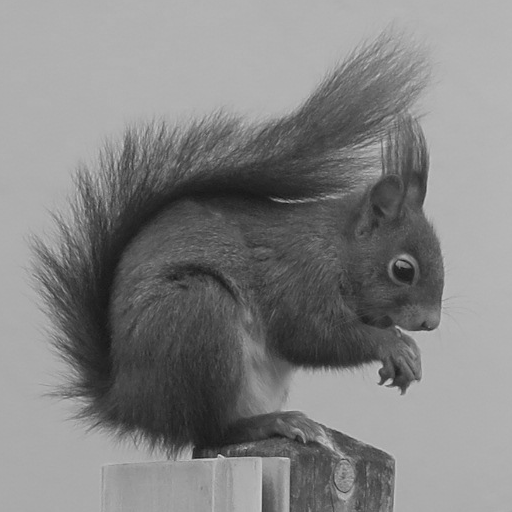
#> input picture _downloads/b98ddd9362dff40710843a5ce41774a3/squirrel.png, 512 x 512 px, found by its file name
$ jupyter execute lab1.ipynb
#> lines starting #> are read from the running program, lines starting #| are printed output that depends on the picture; after the words box and inside, x2 and y2 are one past the last pixel; in counts of white or black regions, pixels touching at a corner belong together
(P:lab61)=
# Lossy compression

The heart of JPEG compression is to save the low-frequency coefficients of the discrete cosine transform (DCT) of the image with low precision.
In this exercise, a simplified version of JPEG compression is implemented
by cancelling the DCT pixels located outside a certain frequency.

* Compute and display the DCT (`scipy.fftpack.dctn` with argument `norm='ortho'`) of the image
  {download}`squirrel.png`.

* Apply a binary mask to the DCT coefficients to cancel the high frequencies.
  Recall that for DCT, the low frequencies are located at the top left corner of the image.

* Display the compressed image using reverse DCT
  (`scipy.fftpack.idctn`, always with the argument `norm='ortho'`).
  What is your opinion about the quality of the compression?

* Calculate the mean square error (MSE, in French EQM for *erreur quadratique moyenne*) defined as:

  $$
  MSE = \frac{1}{MN} \sum_ {m,n} (f(m,n) - g(m,n))^2
  $$

  where $f$ and $g$ are respectively the images before and after compression, $M$ and $N$ being the dimensions of these images.
  You can use the function `numpy.linalg.norm`.

* Analyze the evolution of the MSE according to the mask size.

* * *

**📌 Commentaires pour les intervenants**

* Certains étudiants peuvent être étonnés que l'image associée au coefficient (0,0) soit toute noire (cf. correction).
  S'ils ne sont pas étonnés, leur faire remarquer !
  La raison est la colormap qui n'est pas identique avec les autres reconstruction : l'image ici est constante, mais pas nulle.

* L'EQM (MSE) n'a pas été vue en cours (mais la définition est dans l'énoncé).

* À partir de maintenant, les énoncés sont un peu moins guidés : la trame générale est donnée, mais c'est aux étudiant de creuser un peu plus les résultats, de se poser des questions, de faire des tests supplémentaires.

[cell 1]
import numpy as np
import scipy as sp
import skimage as ski
import skimage.io as io
import skimage.filters as flt
import skimage.transform as tr
import matplotlib.pyplot as plt
import scipy.fftpack as fftpack

### Objectives
* know how to implement the basic principle of JPEG compression
* use the discrete cosine transform
* analyze the effect of compression on visual quality and PSNR

[cell 2]
import warnings
warnings.filterwarnings("ignore")

### Images of the DCT basis

First of all, it is interesting to view the elements of the DCT basis.

Since the images of the base correspond to a single non-zero coefficient in the domain of the transform,
a solution to display these images is to create images that are zero in the domain of the transform, except in a single pixel.
By using the function `scipy.fftpack.idctn`, we can get the corresponding 2D cosine.
The low frequencies are at the top left.

Here are some examples of images of the base (on the first line) and their DCT (on the second line) for a size of 8 × 8 pixels.

[cell 3]
# [11 lines of commented-out code are left out]

[cell 4]
# Pixels (dans le domaine de la DCT) à considérer
px = ( (0,0), (1,0), (0,1), (1,1), (2,3), (7,7) )
I = len(px)

plt.figure(figsize=(17,6))

for i, p in enumerate(px):

    # DCT (nulle partout sauf au pixel p)
    X = np.zeros((8,8))
    X[p] = 1

    # DCT inverse (ne pas oublier l'option norm='ortho' !)
    x = fftpack.idctn(X, norm='ortho')

    # Affichage de l'image de la base
    plt.subplot(2,I,i+1)
    plt.imshow(x, cmap='gray', vmin=-.2404, vmax=.2404)
    plt.title('Image')

    # Affichage de la DCT
    plt.subplot(2,I,i+I+1)
    plt.imshow(X, cmap='gray')
    plt.title('DCT')
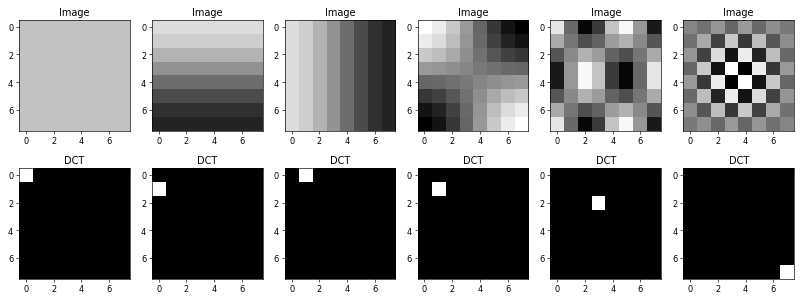
#> figure drawn by matplotlib, 12 panels

It can be seen that the pixels at the top left of the DCT (therefore close to the origin) correspond to a low-frequency
since the corresponding image is a 2D cosine of low frequency in the spatial domain.
Conversely, the pixel at the bottom right is the very high frequency component:
the intensity of the pixels changes very quickly in the image.

### Application of the JPEG principle

Unlike the Fourier transform which decomposes an image as complex exponentials, the DCT decomposes an image as real cosines.
Therefore the result is not complex; there is no need to display modulus and phase.
Yet, the zero frequency coefficient being much greater than the others,
the contrast of the DCT must be modified (how?) to visualize it.

[cell 5]
x = io.imread("squirrel.png")
#> x is the input picture: shape (512, 512); min 23, max 213, mean 131
X = fftpack.dctn(x, norm='ortho')

plt.figure(figsize=(12,5))
plt.subplot(1,2,1)
plt.imshow(x, cmap="gray")
plt.title('Squirrel')
plt.subplot(1,2,2)
plt.imshow(np.log(np.absolute(X)), cmap='gray')
plt.title('DCT of squirrel\n(absolute value and enhanced contrast)');
plt.show()
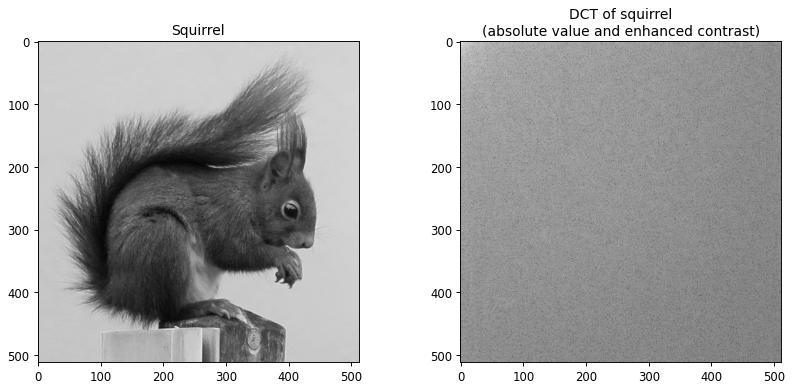
#> figure drawn by matplotlib, 2 panels

We can notice (even if it is not obvious) that the low-frequency coefficients are more energetic than the others.
This means that the image is mostly made up of low frequencies.

To perform the compression, we choose to cancel the high-frequency pixels using a square mask of side $C$.
The size of the square divided by the image size corresponds to the compression ratio.

[cell 6]
# Taille (en pixels) du carré utilisé pour le masque
C = 120

# Taille de l'image originale
(M, N) = x.shape
#> M = 512; N = 512

# Taux de compression
taux = (C*C) / (M*N)
#> taux = 0.0549

[cell 7]
# Copie de la DCT
Y = X.copy()

# Masque
Mask = np.zeros(Y.shape)
Mask[:C,:C] = 1
Z = Y*Mask
z = fftpack.idctn(Z, norm='ortho')

# Affichage
plt.figure(figsize=(12,5))
plt.subplot(1,2,1)
plt.imshow(z, cmap='gray')
plt.title('Squirrel (with compression rate : {:.0f} %)'.format(taux*100))
plt.subplot(1,2,2)
plt.imshow(np.log(np.absolute(Z)), cmap='gray')
plt.title('Squirrel DCT (after compression)');
plt.show()
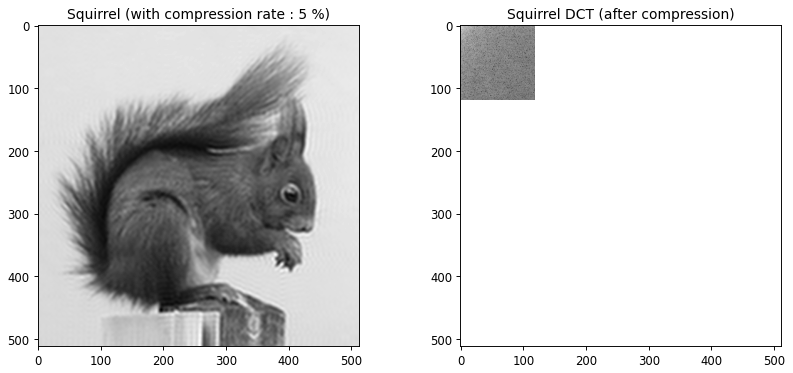
#> figure drawn by matplotlib, 2 panels

Note that even with a low compression ratio, the visual result is very good:
it is very difficult to observe the differences between the two images.
This observation is also confirmed by the low value of the MSE:

[cell 8]
Delta = 255
b = z - x
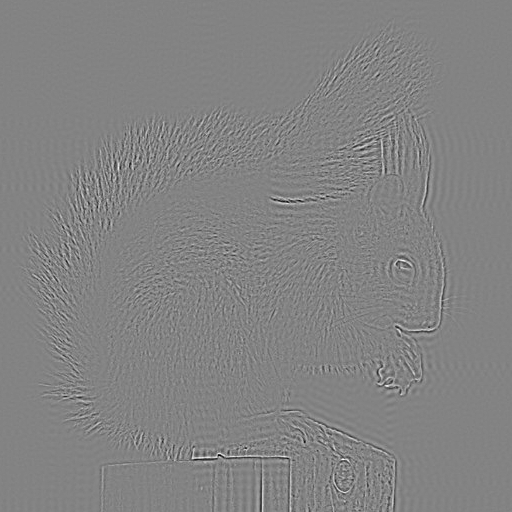
#> b: shape (512, 512) float64; min -72.59, max 68.51, mean 0; drawn with min black and max white
Pb = np.linalg.norm(b)**2 / (M*N)
#> Pb = 36.4
PSNR = 10*np.log10(Delta**2/Pb)
#> PSNR = 32.52
EQM =  np.linalg.norm(b)**2 / (M*N)
#> EQM = 36.4

plt.figure(figsize=(12,12))
plt.subplot(2,2,1)
plt.imshow(x, cmap='gray')
plt.title('Original image')
plt.subplot(2,2,2)
plt.imshow(z, cmap='gray')
plt.title(f'Compressed image (MSE = {EQM:.2e})')
plt.subplot(2,1,2)
plt.imshow(b,cmap='gray')
plt.title('Difference')
plt.show()

The difference image is interesting because we can see that the errors are mainly located in the areas of high frequencies
(contours, tail...).
This makes sense since it is precisely these high frequencies that have been cancelled.

JPEG compression plays on the fact that the human eye is not sensitive to these high-frequency changes.

###  MSE evolution

The previous procedure is now used with different size of the mask,
in order to calculate the MSE between the compressed image and the original image.
The PSNR is also indicated, it is a measure that we will see in a future course.

[cell 9]
Delta = 255
taux = np.linspace(1/50,1-1/50,50)
EQM = np.zeros(taux.shape)
PSNR = np.zeros(taux.shape)
Px = np.linalg.norm(x)**2 / (M*N)
#> Px = 19621.2

from numpy import sqrt

for i, t in enumerate(taux):

    C = np.sqrt(t*M*N)
    C = int(round(C))

    # Compression
    Y = X;
    Mask = np.zeros(Y.shape)
    Mask[:C,:C] = 1
    Z = Y*Mask
    z = fftpack.idctn(Z, norm='ortho')

    # Différence entre les deux images
    b = z - x

    # EQM
    EQM[i] = np.linalg.norm(b)**2 / (M*N)

    # PSNR
    PSNR[i] = 10*np.log10(Delta**2/EQM[i])
#> this loop made 50 passes
#> pass 1, `b = z - x`:
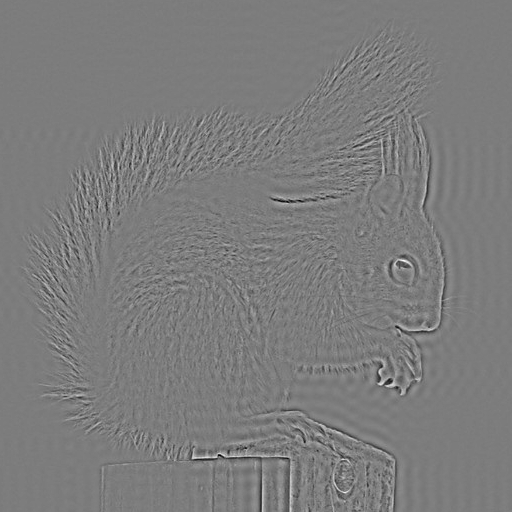
#> b: shape (512, 512) float64; min -87.28, max 91.13, mean 0; drawn with min black and max white
#> after the loop:
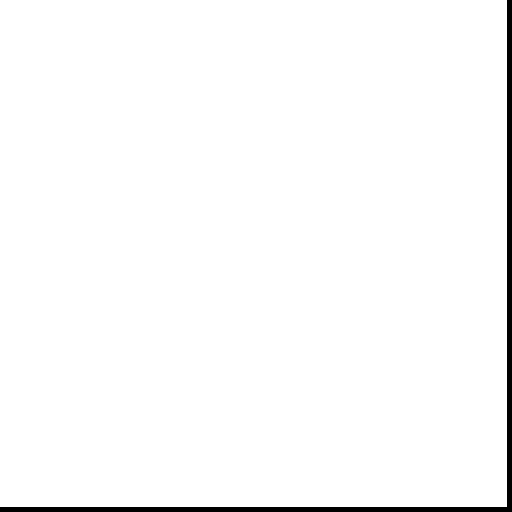
#> Mask: shape (512, 512) float64; values 0 (black) and 1 (white), 98.1% white; 1 black region, box (x1, y1, x2, y2) and area: (0, 0, 512, 512) 5095
#> after the loop:
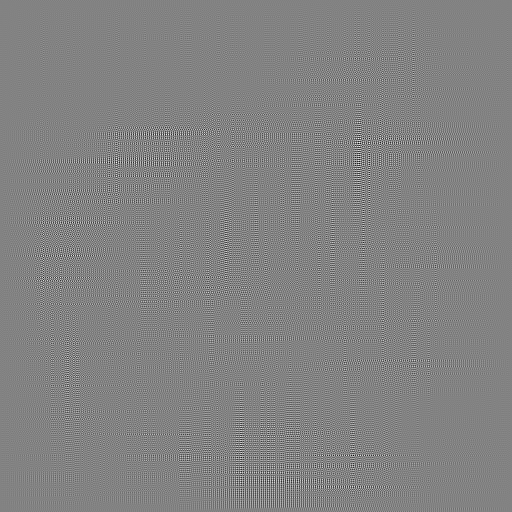
#> b: shape (512, 512) float64; min -1.82, max 1.73, mean 1.67e-14; drawn with min black and max white
#> after the loop, EQM = 50 values, max 55.55 at index 0, min 0.0691 at index 49, mean 8.58; PSNR = 50 values from 30.68 to 59.74

    # Taux de compression
#     taux[i] = 1-count_nonzero(Mask)/(M*N)

# Affichage
plt.figure(figsize=(12,5))
plt.subplot(1,2,1)
plt.plot(taux,PSNR)
plt.xlabel('Compression ratio')
plt.ylabel('PSNR (dB)')
plt.title('PSNR')
# plt.ylim(-5,155)
plt.grid()
plt.subplot(1,2,2)
plt.plot(taux,EQM)
plt.xlabel('Compression ratio')
plt.ylabel('MSE')
plt.title('MSE')
plt.grid()
# plt.ylim(-100,2500)
plt.show()
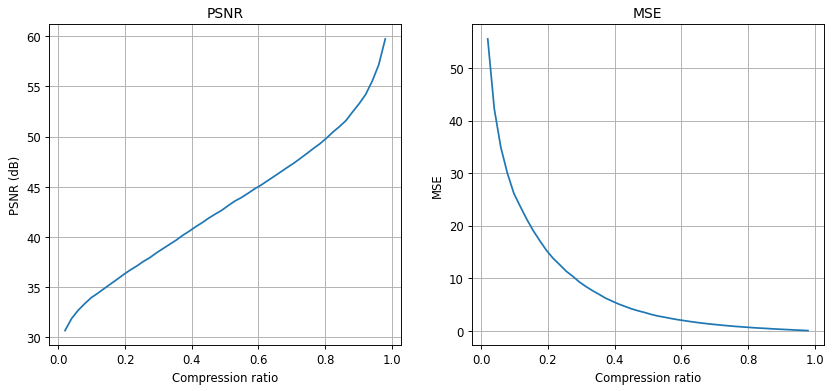
#> figure drawn by matplotlib, 2 panels; panel 1: curve peaks at x = 0.98, y = 59.74; panel 2: curve peaks at x = 0.02, y = 55.55

The analysis of the curves leads to the following conclusions.
* The larger the PSNR, the better the picture quality:
   so it makes sense that it increases as the compression ratio increases.
* Conversely, MSE measures the difference between the compressed image and the original image:
   as the compression ratio increases, the difference becomes smaller and smaller,
   so the MSE decreases.

In classic JPEG compression, the DCT is not directly calculated on the whole image, but on 8 × 8 size thumbnails, as done below.

### Compression on 8×8 sub-images

The image is divided into blocks of 8×8 pixels, then the DCT is computed on each block,
and finally, the high frequencies of each DCT are cancelled.
The blocking effect is clearly visible when the compression is too strong.

[cell 10]
C = 2

B = 8
z = np.zeros(x.shape)

X = fftpack.dctn(x, norm='ortho')

for m in range(M//B):
    for n in range(N//B):
        m1 = m*B
        m2 = (m+1)*B
        n1 = n*B
        n2 = (n+1)*B
        y = x[m1:m2,n1:n2].copy()
        Y = fftpack.dctn(y, norm='ortho')
        b = np.linspace(0, B, B)
        Mask = np.zeros(Y.shape)
        Mask[:C,:C] = 1
        Z = Y*Mask
        z[m1:m2,n1:n2] = fftpack.idctn(Z, norm='ortho')

taux = (C*C) / (B*B)

# Affichage
x1, x2, y1, y2 = 240, 290, 240, 290
plt.figure(figsize=(12,12))
plt.subplot(2,2,1)
plt.imshow(x, cmap='gray')
plt.plot([x1, x1, x2, x2, x1], [y1, y2, y2, y1, y1], color="#00ff00")
plt.title('Squirrel')
plt.subplot(2,2,2)
plt.imshow(z, cmap='gray')
plt.plot([x1, x1, x2, x2, x1], [y1, y2, y2, y1, y1], color="#0000ff")
plt.title('Squirrel (compression rate : {:.2f} %)'.format(taux*100))
ax = plt.subplot(2,2,3)
for pos in ['bottom', 'top', 'left', 'right']:
    ax.spines[pos].set_color('#00ff00')
    ax.spines[pos].set_linewidth(2)
plt.imshow(x[x1:x2,y1:y2], cmap='gray')
plt.title('Zoom')
ax = plt.subplot(2,2,4)
for pos in ['bottom', 'top', 'left', 'right']:
    ax.spines[pos].set_color('#0000ff')
    ax.spines[pos].set_linewidth(2)
plt.imshow(z[x1:x2,y1:y2], cmap='gray')
plt.title('Zoom')
plt.show()
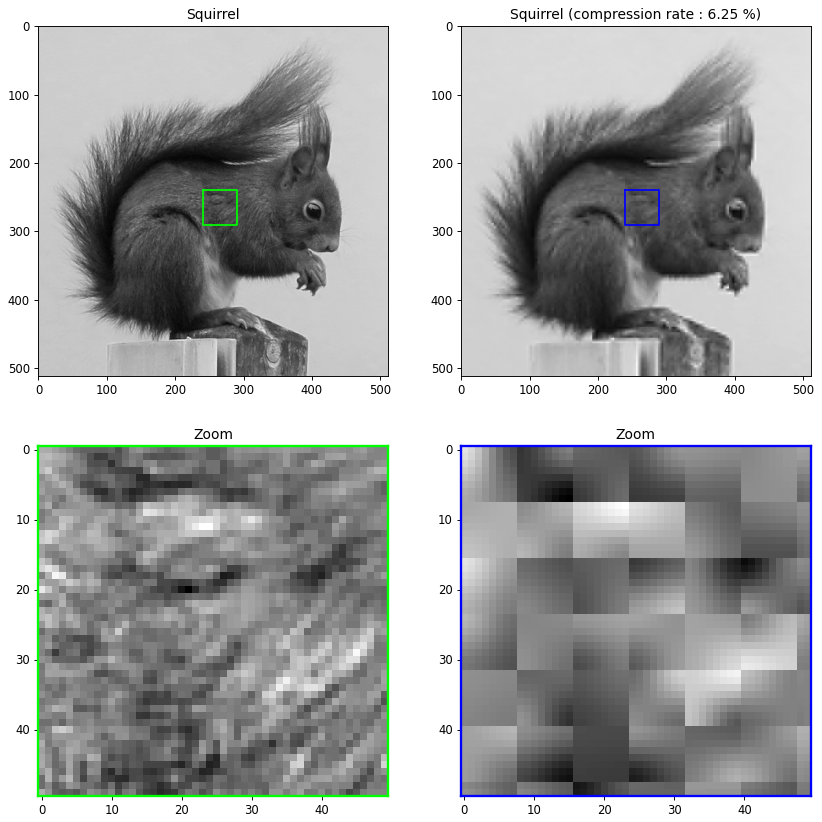
#> figure drawn by matplotlib, 4 panels
